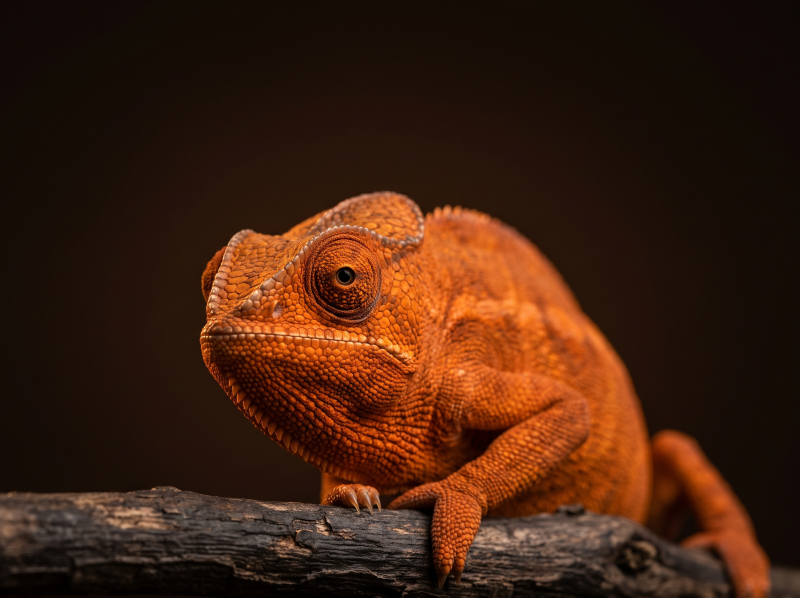
#> input picture marketing/rebrand/img/chameleon-2-src.jpg, 2400 x 1792 px (shown at 1/3 size)
$ python skin.py
#> lines starting #> are read from the running program, lines starting #| are printed output that depends on the picture
"""python3 skin.py: img/skin.png, a fill for type: the chameleon's new orange on the left and its old sage green on the
right, as on the animal, meeting along a ragged edge, with the scales of its flank printed into both."""
import numpy as np
from PIL import Image, ImageFilter, ImageOps

W, H = 1100, 520
src = Image.open('img/chameleon-2-src.jpg').convert('RGB')
#> src is the input picture: PIL image 2400x1792 RGB; mean R, G, B 65.4, 32.9, 15.6
scales = ImageOps.grayscale(src.crop((1140, 840, 1740, 1320))).resize((W, H), Image.LANCZOS)
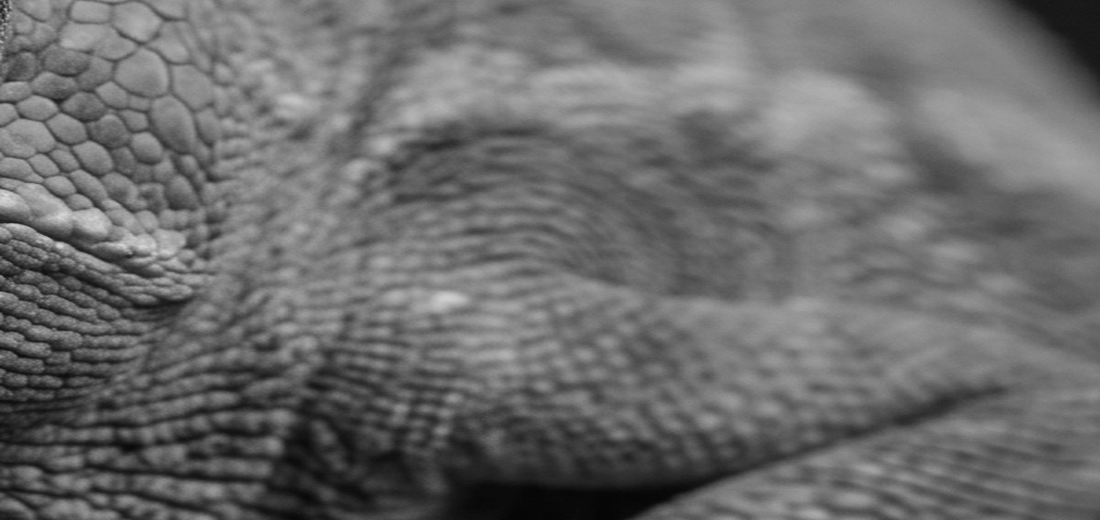
#> scales: PIL image 1100x520 L; min 4, max 218, mean 107.5
s = np.asarray(ImageOps.autocontrast(scales, cutoff=2), np.float32) / 255
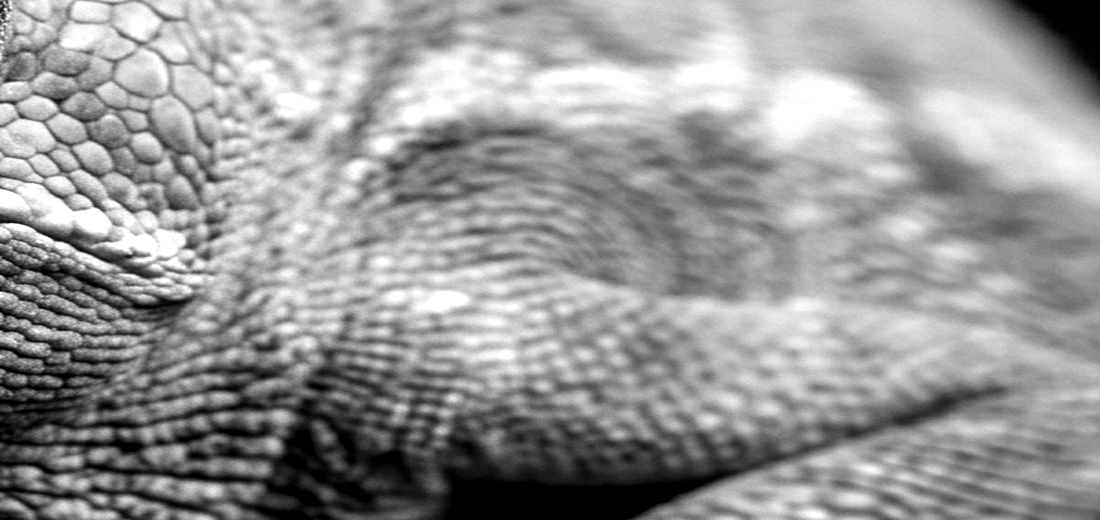
#> s: shape (520, 1100) float32; min 0, max 1, mean 0.595
s = 0.62 + 0.5 * (s - 0.5)                                    # the scales as a gentle light and dark pattern
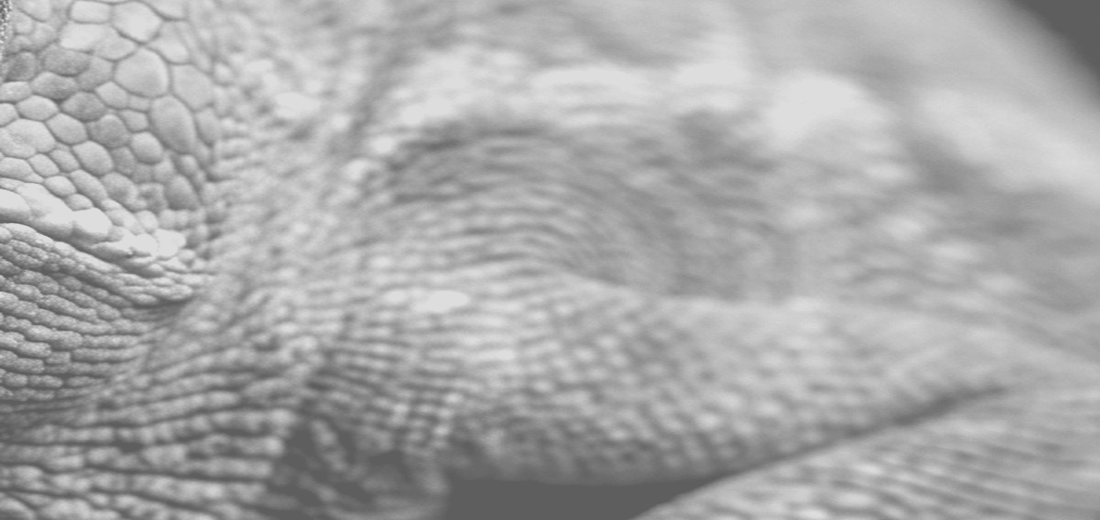
#> s: shape (520, 1100) float32; min 0.37, max 0.87, mean 0.667
rng = np.random.default_rng(9)
noise = np.asarray(Image.fromarray((rng.random((H // 10, W // 10)) * 255).astype(np.uint8)).resize((W, H), Image.BICUBIC)
                   .filter(ImageFilter.GaussianBlur(5)), np.float32) / 255
x = np.linspace(0, 1, W)[None, :]
t = np.clip((x - 0.45 + (noise - 0.5) * 0.3) / 0.03, 0, 1)[..., None]
sage, orange = np.array([150, 170, 140]), np.array([238, 112, 46])
fill = (orange * (1 - t) + sage * t) * (s[..., None] * 1.25)          # orange on the left like the head, green on the right like the tail
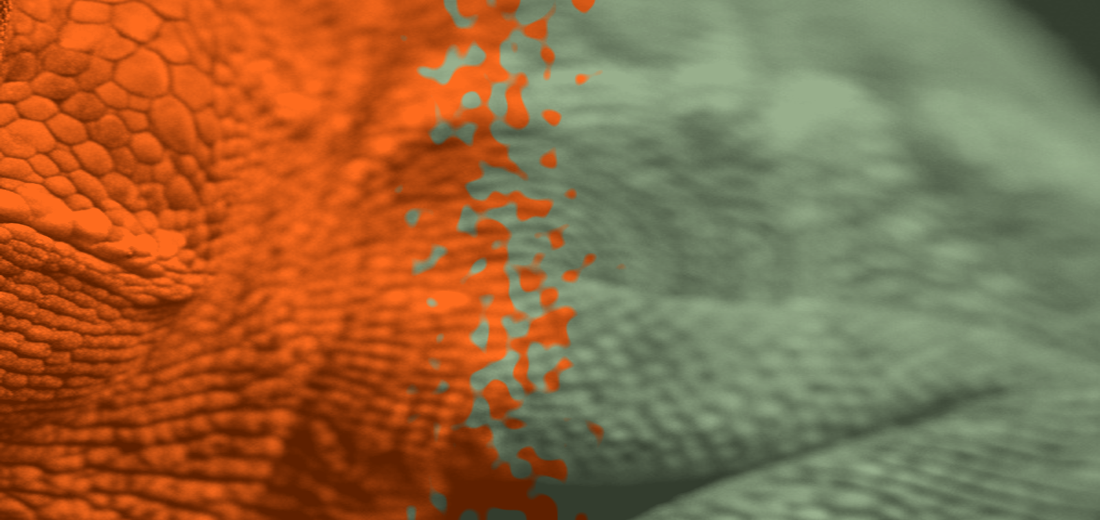
#> fill: shape (520, 1100, 3) float64; mean of channels 0, 1, 2 158.2, 120, 81.5; drawn with min black and max white
Image.fromarray(np.clip(fill, 0, 255).astype(np.uint8)).save('img/skin.png')

$ run again, with marketing/rebrand/img/chameleon-src.jpg copied over marketing/rebrand/img/chameleon-2-src.jpg
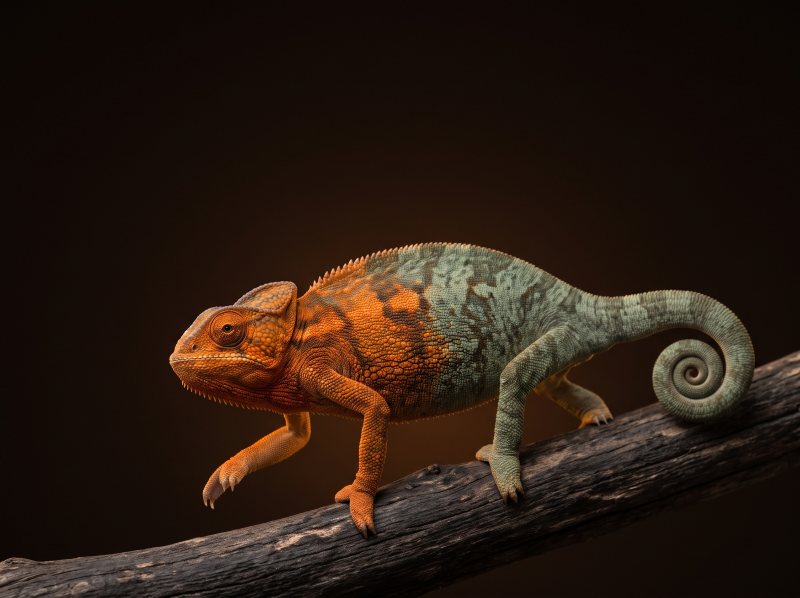
#> input picture marketing/rebrand/img/chameleon-src.jpg, 2400 x 1792 px (shown at 1/3 size)
#> src is the input picture: PIL image 2400x1792 RGB; mean R, G, B 42.4, 27.5, 17.7
#> `s = 0.62 + 0.5 * (s - 0.5)`:
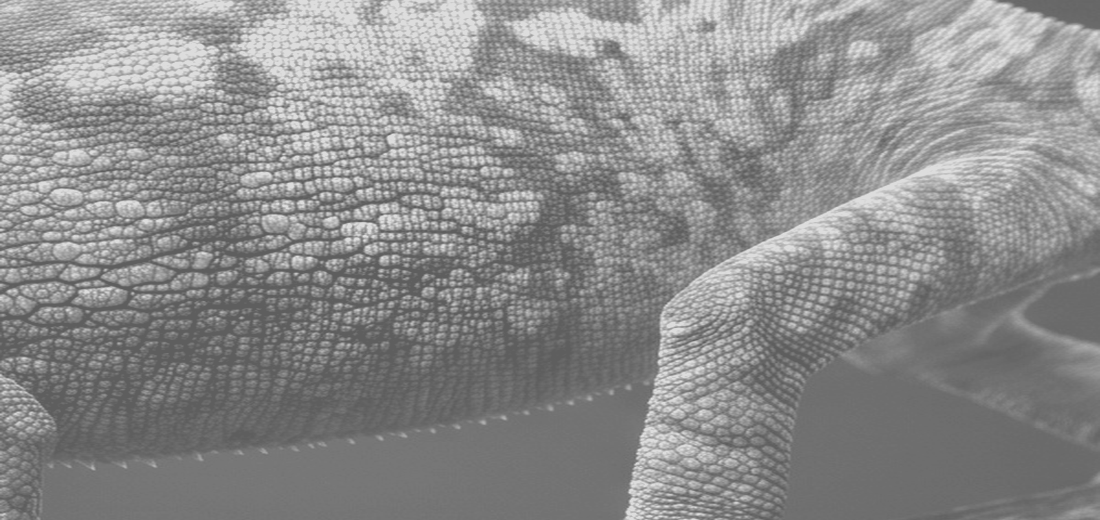
#> s: shape (520, 1100) float32; min 0.37, max 0.87, mean 0.55
#> `fill = (orange * (1 - t) + sage * t) * (s[..., None] * 1.25)`:
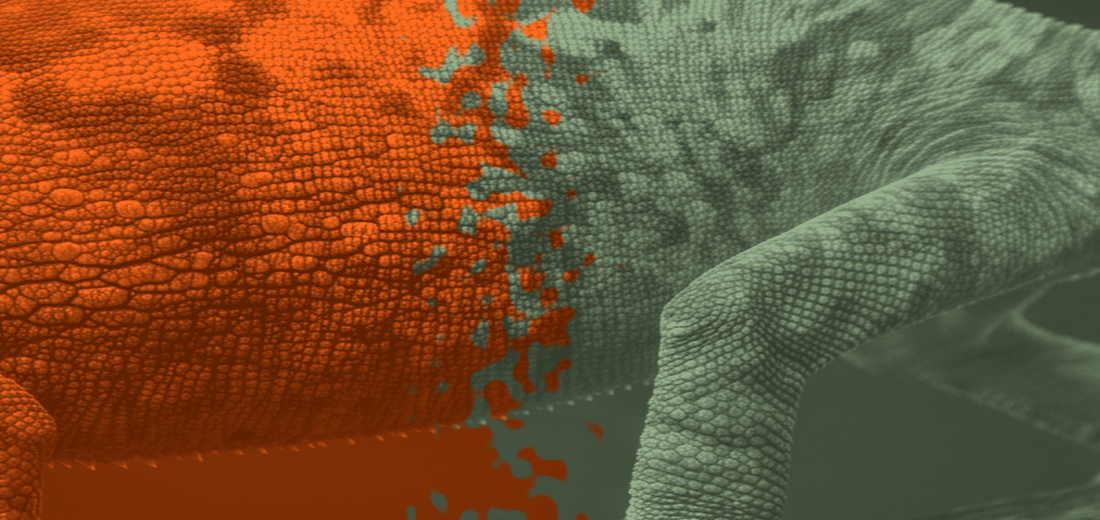
#> fill: shape (520, 1100, 3) float64; mean of channels 0, 1, 2 130.8, 98.6, 66.6; drawn with min black and max white
